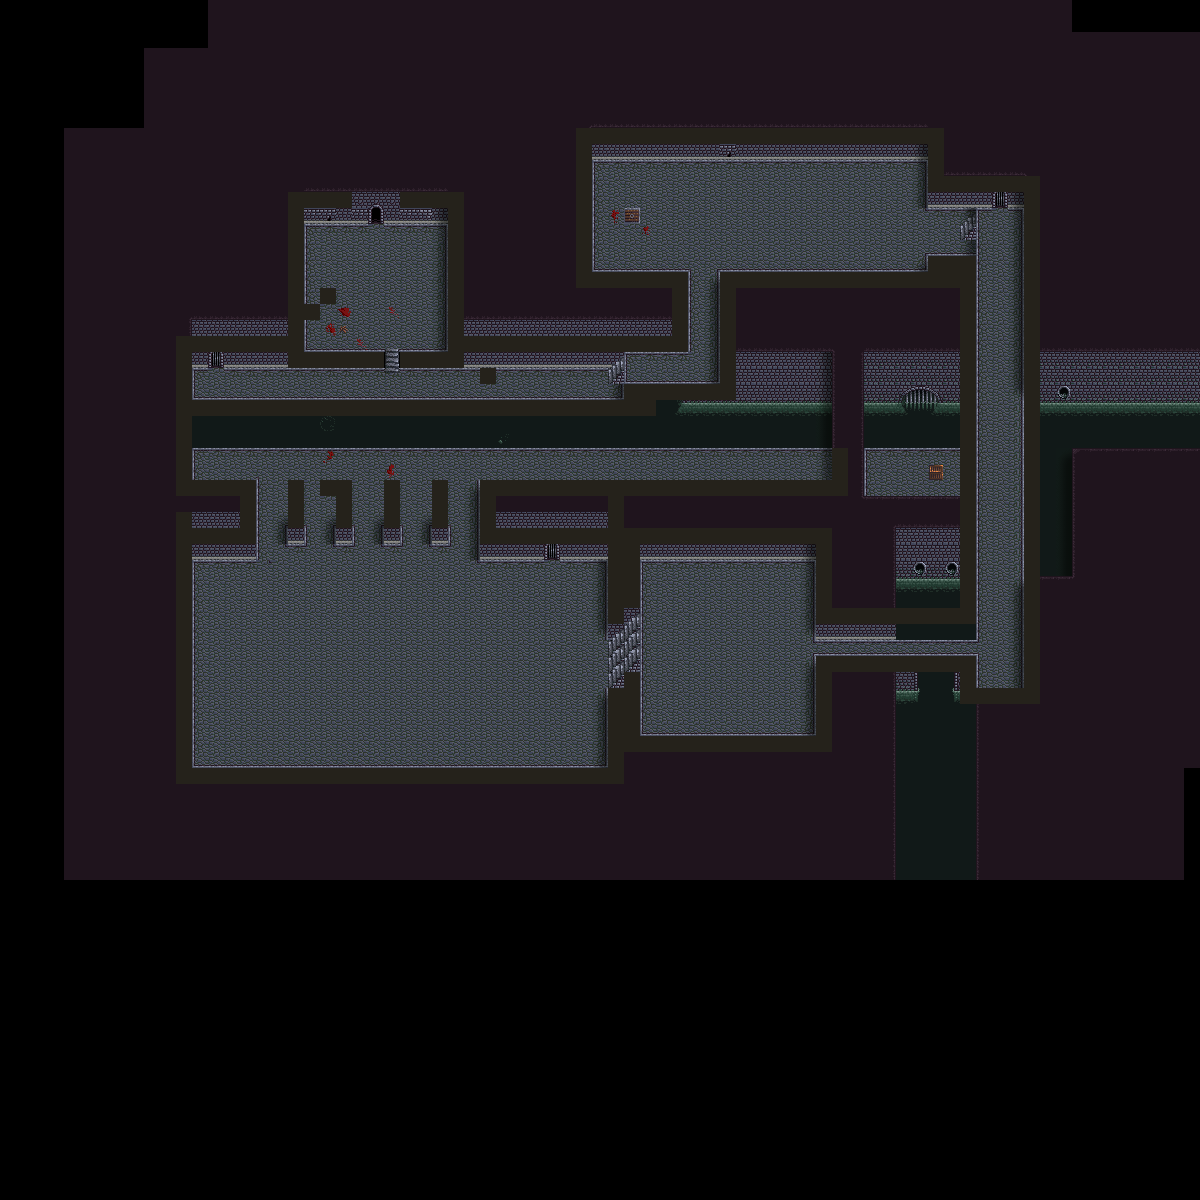

Tiled map render using the project's own tile images. Description and the map definition, with tile-layer contents summarised, below:
An orthogonal 75x75 tile map with 16x16 px tiles, 9 tile layers (background, midground, mid-foreground, animated bubbles 1, ...), 3 tilesets and 2 objects (2x NPC_ENEMY).

<map version="1.0" orientation="orthogonal" width="75" height="75" tilewidth="16" tileheight="16">
 <tileset firstgid="1" name="sewer" tilewidth="16" tileheight="16">
  <image source="sewer_tilesheet.png" width="256" height="352" />
 </tileset>
 <tileset firstgid="353" name="objects" tilewidth="16" tileheight="16">
  <image source="objects_tilesheet.png" width="112" height="112" />
 </tileset>
 <tileset firstgid="402" name="browser" tilewidth="16" tileheight="16">
  <image source="tilesheet.png" width="320" height="1568" />
  <tile id="3">
   <properties>
    <property name="type" value="solid" />
   </properties>
  </tile>
 </tileset>
 <layer name="background" width="75" height="75">
  <data>[5625 cells, 2710 non-empty, 52 distinct tile ids]</data>
 </layer>
 <layer name="midground" width="75" height="75">
  <data>[5625 cells, 1209 non-empty, 21 distinct tile ids]</data>
 </layer>
 <layer name="mid-foreground" width="75" height="75">
  <data>[5625 cells, 17 non-empty, 14 distinct tile ids]</data>
 </layer>
 <objectgroup name="objects" width="75" height="75">
  <object name="Goblin" type="NPC_ENEMY" x="384" y="320" width="16" height="16" />
  <object name="WalkerRat" type="NPC_ENEMY" x="352" y="384" width="16" height="16" />
 </objectgroup>
 <layer name="animated bubbles 1" width="75" height="75">
  <data>[5625 cells, 2 non-empty, 2 distinct tile ids]</data>
 </layer>
 <layer name="animated bubbles 2" width="75" height="75">
  <data>[5625 cells, 2 non-empty, 2 distinct tile ids]</data>
 </layer>
 <layer name="animated bubbles 3" width="75" height="75">
  <data>[5625 cells, 2 non-empty, 2 distinct tile ids]</data>
 </layer>
 <layer name="animated bubbles 4" width="75" height="75">
  <data>[5625 cells, 2 non-empty, 2 distinct tile ids]</data>
 </layer>
 <layer name="foreground" width="75" height="75">
  <data>[5625 cells, 123 non-empty, 13 distinct tile ids]</data>
 </layer>
 <layer name="collision" width="75" height="75">
  <data>[5625 cells, 414 non-empty, 1 distinct tile ids]</data>
 </layer>
</map>
